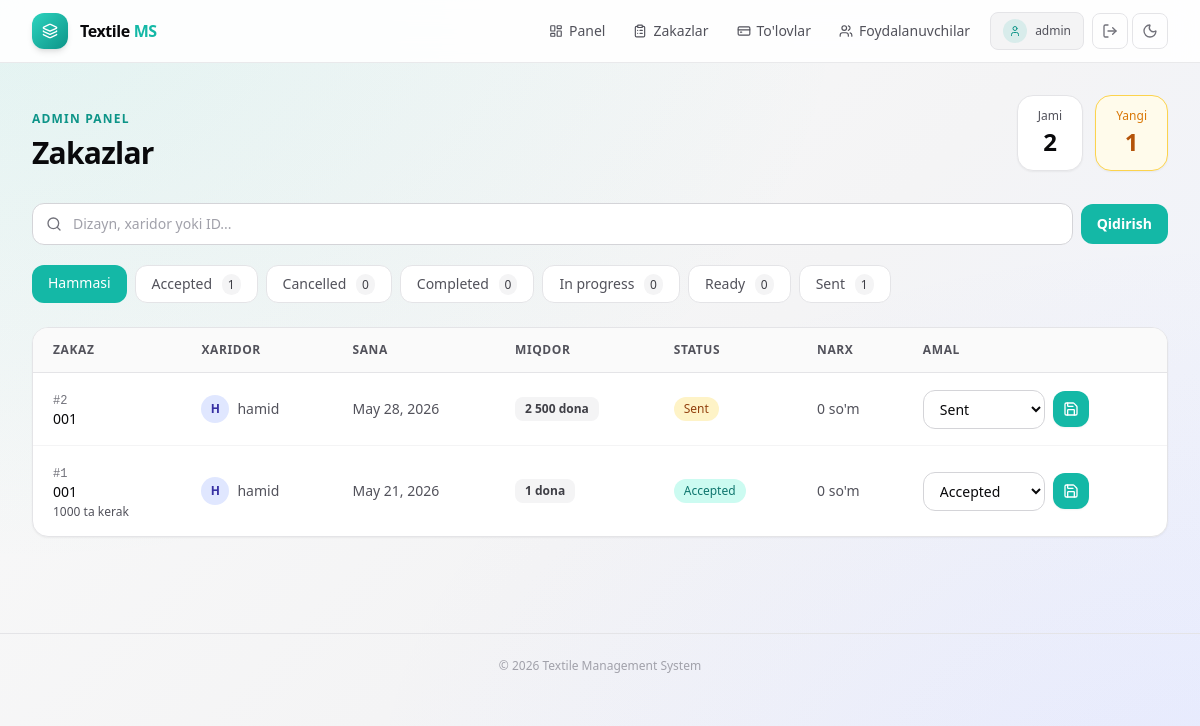
Page /panel/orders/ (signed in) on the earlier database version.
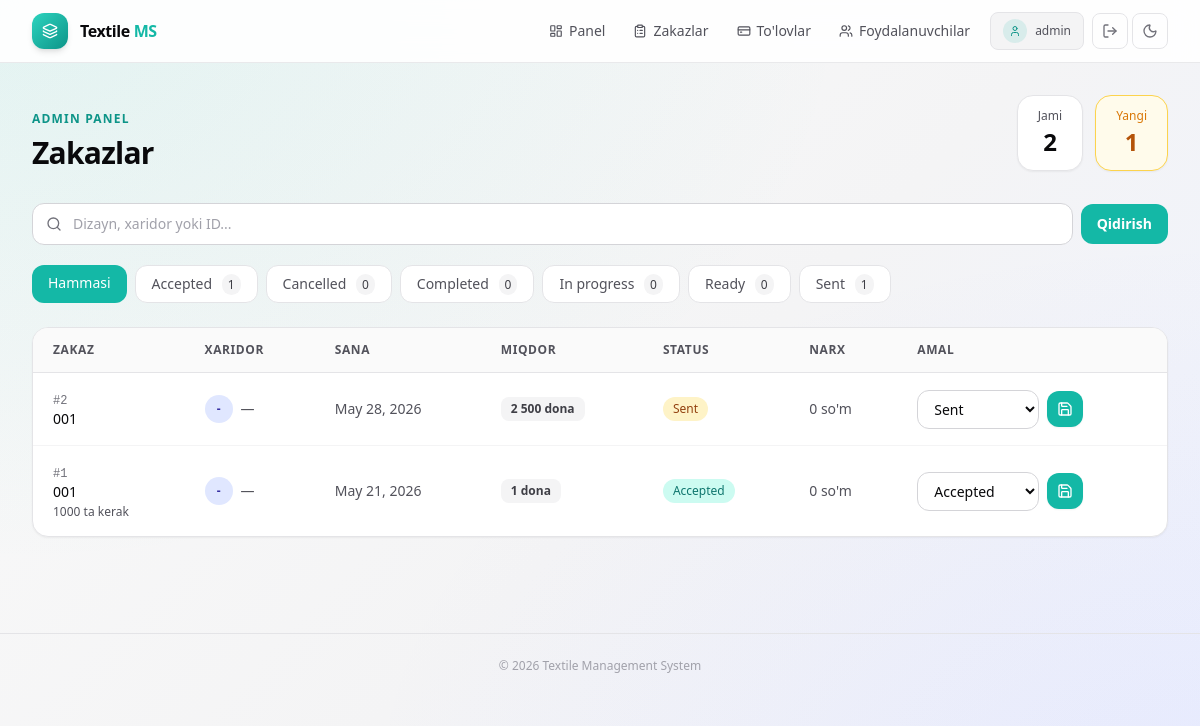
Same page on the later database version.
### orders/models.py (models this page shows, shortened)
class Order(models.Model):
    class StoneType(models.TextChoices):
        GLASS   = 'glass',   'Shisha tosh'
        PLASTIC = 'plastic', 'Plastik tosh'
    design = models.ForeignKey(Design, on_delete=models.PROTECT, related_name='orders')
    buyer = models.ForeignKey(
        settings.AUTH_USER_MODEL,
        on_delete=models.SET_NULL,
        null=True,
        blank=True,
        related_name='buyer_orders',
    )
    employee = models.ForeignKey(
        settings.AUTH_USER_MODEL,
        on_delete=models.SET_NULL,
        null=True,
        blank=True,
        related_name='employee_orders',
    )
    date = models.DateField()
    quantity = models.PositiveIntegerField(default=1, help_text='Qolip soni (dona)')
    stone_type = models.CharField(
        max_length=10,
        choices=StoneType.choices,
        default=StoneType.GLASS,
        help_text='Tosh turi (xaridor tanlaydi)',
    )
    note = models.TextField(blank=True)
    status = models.ForeignKey(OrderStatus, on_delete=models.PROTECT, related_name='orders')
    cost_price = models.DecimalField(
        max_digits=14, decimal_places=2, default=0,
        help_text='Qolip narxi — tosh turiga qarab avtomatik hisoblanadi',
    )
    sale_price = models.DecimalField(max_digits=14, decimal_places=2, default=0)
    updated_at = models.DateTimeField(auto_now=True)
    created_at = models.DateTimeField(auto_now_add=True)
    class Meta:
        verbose_name = 'Order'
        verbose_name_plural = 'Orders'
        ordering = ['-date', '-created_at']

class OrderStatus(models.Model):
    code = models.SlugField(max_length=50, unique=True)
    name = models.CharField(max_length=100, unique=True)
    updated_at = models.DateTimeField(auto_now=True)
    created_at = models.DateTimeField(auto_now_add=True)
    class Meta:
        verbose_name = 'Order Status'
        verbose_name_plural = 'Order Statuses'
        ordering = ['id']

### designs/models.py (models this page shows, shortened)
class Design(models.Model):
    id = models.UUIDField(primary_key=True, default=uuid.uuid4, editable=False)
    name = models.CharField(max_length=255)
    image = models.ImageField(upload_to='designs/', blank=True, null=True)
    scotch = models.ForeignKey(ScotchRoll, on_delete=models.SET_NULL, null=True, blank=True, related_name='designs')
    scotch_length = models.DecimalField(max_digits=10, decimal_places=2, blank=True, null=True)
    is_printable = models.BooleanField(default=False, help_text='Chop etish')
    updated_at = models.DateTimeField(auto_now=True)
    created_at = models.DateTimeField(auto_now_add=True)
    class Meta:
        verbose_name = 'Design'
        verbose_name_plural = 'Designs'
        ordering = ['-created_at']

### accounts/views.py (the view)
# urls.py: path('panel/orders/', views.admin_orders, name='admin_orders'),
@_admin_required
def admin_orders(request):
    status_code = request.GET.get('status', '')
    search = request.GET.get('q', '').strip()
    orders = Order.objects.select_related('design', 'buyer', 'employee', 'status')
    if status_code:
        orders = orders.filter(status__code=status_code)
    if search:
        orders = orders.filter(
            Q(design__name__icontains=search) |
            Q(buyer__username__icontains=search) |
            Q(id__icontains=search)
        )
    statuses = OrderStatus.objects.annotate(order_count=Count('orders'))
    context = {
        'orders': orders,
        'statuses': statuses,
        'active_status': status_code,
        'search': search,
        'total_orders': Order.objects.count(),
        'new_orders': Order.objects.filter(status__code='sent').count(),
    }
    return render(request, 'accounts/admin_orders.html', context)

### accounts/templatetags/num_filters.py (called while the page is built)
def _format_number(value, decimal_places=0):
    if value is None or value == '':
        return '—'
    try:
        d = Decimal(str(value))
    except (InvalidOperation, TypeError, ValueError):
        return str(value)
    if decimal_places == 0:
        formatted = f'{int(round(d)):,}'
    else:
        formatted = f'{d:,.{decimal_places}f}'
    return formatted.replace(',', ' ')

@register.filter
def num(value):
    return _format_number(value, decimal_places=0)

@register.filter
def money(value):
    formatted = _format_number(value, decimal_places=0)
    if formatted == '—':
        return formatted
    return f"{formatted} so'm"

### accounts/views.py (called while the page is built)
def get_role(user):
    if user.is_staff or user.is_superuser:
        return UserProfile.Role.ADMIN
    return getattr(getattr(user, 'profile', None), 'role', UserProfile.Role.BUYER)

### accounts/templates/accounts/admin_orders.html (shortened to what the changed rows need)
{% extends 'accounts/base.html' %}
{% load num_filters %}
{% block content %}
<section class="mb-8 flex flex-col justify-between gap-4 sm:flex-row sm:items-end">
    <div>
        <h1 class="mt-2 text-3xl font-bold tracking-tight t-primary">Zakazlar</h1>
    </div>
</section>
<div class="overflow-hidden rounded-2xl border card shadow-sm">
    <div class="overflow-x-auto">
        <table class="min-w-full text-left text-sm">
            <thead>
                <tr class="table-head border-b" style="border-color:#e4e4e7">
                    <th class="px-5 py-3.5 text-xs font-semibold uppercase tracking-wider t-secondary">Zakaz</th>
                    <th class="px-5 py-3.5 text-xs font-semibold uppercase tracking-wider t-secondary">Xaridor</th>
                    <th class="px-5 py-3.5 text-xs font-semibold uppercase tracking-wider t-secondary">Sana</th>
                    <th class="px-5 py-3.5 text-xs font-semibold uppercase tracking-wider t-secondary">Miqdor</th>
                    <th class="px-5 py-3.5 text-xs font-semibold uppercase tracking-wider t-secondary">Status</th>
                    <th class="px-5 py-3.5 text-xs font-semibold uppercase tracking-wider t-secondary">Narx</th>
                    <th class="px-5 py-3.5 text-xs font-semibold uppercase tracking-wider t-secondary">Amal</th>
                </tr>
            </thead>
            <tbody>
                {% for order in orders %}
                    <tr class="row-hover border-b last:border-0 transition-colors" style="border-color:#f4f4f5">
                        <td class="px-5 py-4">
                            <span class="font-mono text-xs t-muted">#{{ order.id }}</span>
                            <p class="font-medium t-primary">{{ order.design.name }}</p>
                            {% if order.note %}<p class="mt-0.5 max-w-xs truncate text-xs t-secondary">{{ order.note }}</p>{% endif %}
                        </td>
                        <td class="px-5 py-4">
                            <div class="flex items-center gap-2">
                                <span class="badge-indigo grid h-7 w-7 place-items-center rounded-full text-xs font-semibold">
                                    {{ order.buyer.username|default:"-"|slice:":1"|upper }}
                                </span>
                                <span class="t-secondary">{{ order.buyer.username|default:"—" }}</span>
                            </div>
                        </td>
                        <td class="px-5 py-4 whitespace-nowrap t-secondary">{{ order.date }}</td>
                        <td class="px-5 py-4">
                            <span class="qty-badge inline-flex items-center gap-1 rounded-lg px-2.5 py-1 text-xs font-semibold">
                                {{ order.quantity|num }} dona
                            </span>
                        </td>
                        <td class="px-5 py-4">
                            <span class="inline-flex items-center rounded-full px-2.5 py-1 text-xs font-medium
                                {% if order.status.code == 'sent' %}badge-amber
                                {% elif order.status.code == 'accepted' %}badge-teal
                                {% elif order.status.code == 'in_progress' %}badge-blue
                                {% elif order.status.code == 'completed' %}badge-emerald
                                {% elif order.status.code == 'cancelled' %}badge-red
                                {% else %}badge-zinc{% endif %}">
                                {{ order.status.name }}
                            </span>
                        </td>
                        <td class="px-5 py-4 t-secondary whitespace-nowrap">{{ order.sale_price|money }}</td>
                        <td class="px-5 py-4">
                            <form method="post" action="{% url 'admin_update_order' order.id %}" class="flex items-center gap-2">
                                <select name="status" class="field rounded-xl border px-3 py-2 text-sm">
                                    {% for s in statuses %}
                                        <option value="{{ s.id }}" {% if s.id == order.status.id %}selected{% endif %}>{{ s.name }}</option>
                                    {% endfor %}
                                </select>
                                <button type="submit"
                                        class="grid h-9 w-9 shrink-0 place-items-center rounded-xl bg-teal-500 text-white hover:bg-teal-600 transition-colors shadow-sm"
                                        title="Saqlash">
                                    <i data-lucide="save" class="h-4 w-4"></i>
                                </button>
                            </form>
                        </td>
                    </tr>
                {% endfor %}
            </tbody>
        </table>
    </div>
</div>
{% endblock %}

Differences in the rows shown:
changed Order "May 28, 2026": buyer.username "H" → "-"; buyer.username "hamid" → "—"
changed Order "May 21, 2026": buyer.username "H" → "-"; buyer.username "hamid" → "—"
